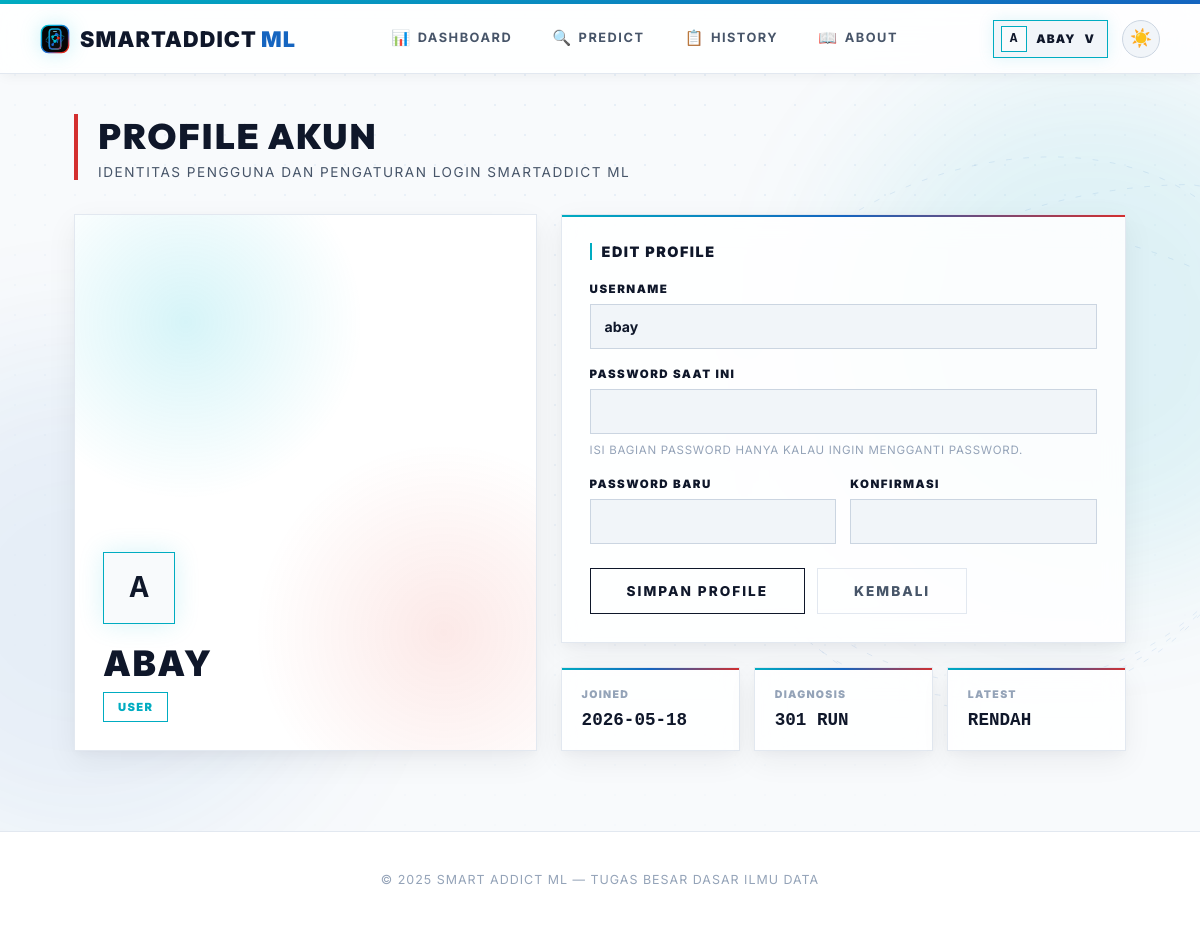
The page /profile (signed in) on the database its author committed.
### smartaddict/models/user.py (models this page shows, shortened)
class User(UserMixin, db.Model):
    id = db.Column(db.Integer, primary_key=True)
    username = db.Column(db.String(80), unique=True, nullable=False)
    password_hash = db.Column(db.String(200), nullable=False)
    role = db.Column(db.String(10), default="user")
    created_at = db.Column(db.DateTime, default=datetime.utcnow)
    predictions = db.relationship("Prediction", backref="user", lazy=True)
    @property
    def is_admin(self):
        return self.role == "admin"

### smartaddict/models/prediction.py (models this page shows, shortened)
class Prediction(db.Model):
    id = db.Column(db.Integer, primary_key=True)
    user_id = db.Column(db.Integer, db.ForeignKey("user.id"), nullable=False)
    model_name = db.Column(db.String(50), nullable=False)
    input_values = db.Column(db.Text, nullable=False)
    result = db.Column(db.String(20), nullable=False)
    prediction_raw = db.Column(db.Integer, nullable=False)
    timestamp = db.Column(db.DateTime, default=datetime.utcnow)

### smartaddict/routes/user_routes.py (the view, shortened to what this page needs)
@user_bp.route("/profile", methods=["GET", "POST"], endpoint='profile')
@login_required
def profile():
    prediction_count = Prediction.query.filter_by(user_id=current_user.id).count()
    latest_prediction = Prediction.query.filter_by(user_id=current_user.id).order_by(Prediction.timestamp.desc()).first()
    return render_template(
        "profile.html",
        active_page='profile',
        prediction_count=prediction_count,
        latest_prediction=latest_prediction,
    )

### app.py (called while the page is built)
@app.after_request
def add_no_cache(response):
    response.headers['Cache-Control'] = 'no-store, no-cache, must-revalidate, max-age=0'
    response.headers['Pragma'] = 'no-cache'
    response.headers['Expires'] = '0'
    return response

@login_manager.user_loader
def load_user(user_id):
    try:
        return User.query.get(int(user_id))
    except Exception:
        return None

### templates/profile.html (shortened to what this page needs)
{% extends "base.html" %}
{% block content %}
<main class="content">
    <div class="page-header">
        <h1>PROFILE AKUN</h1>
        <p>IDENTITAS PENGGUNA DAN PENGATURAN LOGIN SMARTADDICT ML</p>
    </div>
    <div class="profile-grid">
        <section class="profile-visual">
            <div id="profile3d" aria-hidden="true"></div>
            <div class="profile-identity">
                <div class="profile-avatar-large">{{ current_user.username[0]|upper }}</div>
                <h2>{{ current_user.username }}</h2>
                <span class="role-badge">{{ current_user.role }}</span>
            </div>
        </section>
        <section>
            <div class="profile-panel">
                <div class="panel-title">Edit Profile</div>
                <form method="post" class="form-grid">
                    <div class="form-group">
                        <label class="form-label" for="username">Username</label>
                        <input class="form-input" id="username" name="username" value="{{ current_user.username }}" maxlength="80" required>
                    </div>
                    <div class="form-group">
                        <label class="form-label" for="current_password">Password Saat Ini</label>
                        <input class="form-input" id="current_password" name="current_password" type="password" autocomplete="current-password">
                        <div class="form-note">Isi bagian password hanya kalau ingin mengganti password.</div>
                    </div>
                    <div class="password-grid">
                        <div class="form-group">
                            <label class="form-label" for="new_password">Password Baru</label>
                            <input class="form-input" id="new_password" name="new_password" type="password" autocomplete="new-password">
                        </div>
                        <div class="form-group">
                            <label class="form-label" for="confirm_password">Konfirmasi</label>
                            <input class="form-input" id="confirm_password" name="confirm_password" type="password" autocomplete="new-password">
                        </div>
                    </div>
                    <div class="profile-actions">
                        <button type="submit" class="btn-primary">Simpan Profile</button>
                        <a href="{{ url_for('user.dashboard') }}" class="btn-secondary">Kembali</a>
                    </div>
                </form>
            </div>
            <div class="profile-stats">
                <div class="profile-stat">
                    <span>Joined</span>
                    <strong>{{ current_user.created_at.strftime('%Y-%m-%d') }}</strong>
                </div>
                <div class="profile-stat">
                    <span>Diagnosis</span>
                    <strong>{{ prediction_count }} Run</strong>
                </div>
                <div class="profile-stat">
                    <span>Latest</span>
                    <strong>{% if latest_prediction %}{{ latest_prediction.result }}{% else %}None{% endif %}</strong>
                </div>
            </div>
        </section>
    </div>
</main>
{% endblock %}

### templates/base.html (shortened to what this page needs)
<!doctype html>
<html lang="id" data-theme="light">
<head>
</head>
<body>
    <div class="navbar-wrap">
        <nav class="navbar">
            <a href="{{ url_for('user.dashboard') }}" class="logo" style="text-decoration:none">
                <img class="logo-mark" src="{{ url_for('static', filename='img/smartaddict-logo.svg') }}" alt="" aria-hidden="true">
                <span>SmartAddict<span style="color:var(--m-blue-dark); font-weight: 900; margin-left: 4px;">ML</span></span>
            </a>
            <div class="nav-center">
                {% if current_user.is_authenticated and current_user.is_admin %}
                <a href="{{ url_for('admin.admin_dashboard') }}" {% if active_page == 'admin_dashboard' %}class="active"{% endif %}><span class="nav-icon">🛡️</span>Admin</a>
                <a href="{{ url_for('admin.admin_history') }}" {% if active_page == 'admin_history' %}class="active"{% endif %}><span class="nav-icon">📋</span>History</a>
                <a href="{{ url_for('admin.admin_users') }}" {% if active_page == 'admin_users' %}class="active"{% endif %}><span class="nav-icon">👥</span>Users</a>
                <a href="{{ url_for('user.about') }}" {% if active_page == 'about' %}class="active"{% endif %}><span class="nav-icon">📖</span>About</a>
                {% elif current_user.is_authenticated %}
                <a href="{{ url_for('user.dashboard') }}" {% if active_page == 'dashboard' %}class="active"{% endif %}><span class="nav-icon">📊</span>Dashboard</a>
                <a href="{{ url_for('user.predict') }}" {% if active_page == 'predict' %}class="active"{% endif %}><span class="nav-icon">🔍</span>Predict</a>
                <a href="{{ url_for('user.history_page') }}" {% if active_page == 'history' %}class="active"{% endif %}><span class="nav-icon">📋</span>History</a>
                <a href="{{ url_for('user.about') }}" {% if active_page == 'about' %}class="active"{% endif %}><span class="nav-icon">📖</span>About</a>
                {% else %}
                <a href="{{ url_for('user.dashboard') }}" {% if active_page == 'dashboard' %}class="active"{% endif %}><span class="nav-icon">📊</span>Dashboard</a>
                <a href="{{ url_for('user.about') }}" {% if active_page == 'about' %}class="active"{% endif %}><span class="nav-icon">📖</span>About</a>
                {% endif %}
            </div>
            <div class="nav-actions">
                {% if current_user.is_authenticated %}
                <div class="profile-menu" id="profileMenu">
                    <button type="button" class="profile-chip {% if active_page == 'profile' %}active{% endif %}" onclick="toggleProfileMenu(event)" aria-expanded="false" aria-controls="profileDropdown">
                        <span class="profile-chip-avatar">{{ current_user.username[0]|upper }}</span>
                        <span class="profile-chip-name">{{ current_user.username }}</span>
                        <span aria-hidden="true">v</span>
                    </button>
                </div>
                {% else %}
                <a href="{{ url_for('auth.login') }}" class="btn-nav-login">Login</a>
                {% endif %}
                <button class="theme-toggle" id="themeToggle" onclick="toggleTheme()" title="Toggle tema">
                    <span id="themeIcon">🌙</span>
                </button>
            </div>
        </nav>
    </div>
    <div class="nav-spacer"></div>
    <div class="sa-bg-stage" aria-hidden="true">
    </div>
    {% block content %}{% endblock %}
    {% block footer %}
    <footer class="footer">
        <p>© 2025 Smart Addict ML — Tugas Besar Dasar Ilmu Data</p>
    </footer>
    {% endblock %}
</body>
</html>

### rows shown on the page
User: username "A", username "ABAY", role "USER", username "abay", created_at "2026-05-18"
Prediction: result "RENDAH"

### other values the page prints
{{ prediction_count }} "301"
